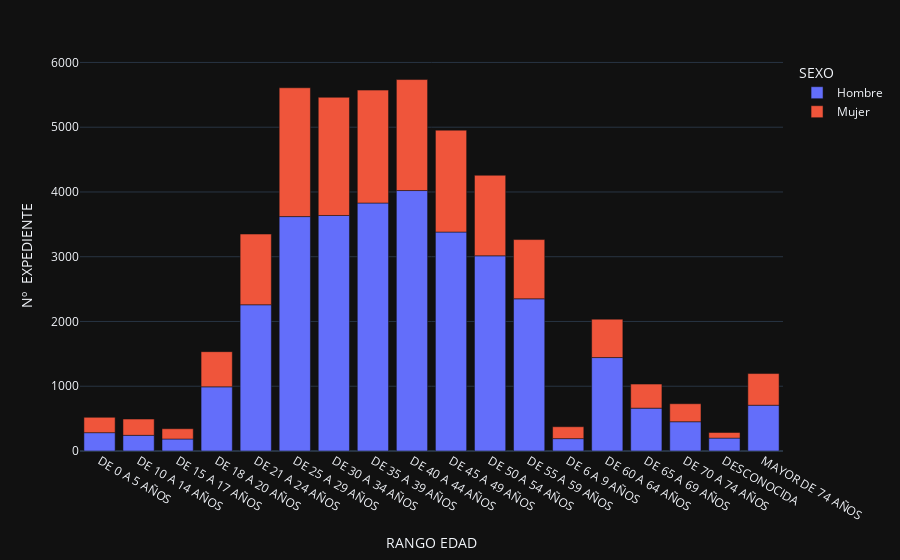

Source (notebook cell):
### Code cell
# hacemos un plotly por cada rango de edad y diferenciamos por sexo

px.bar(df_2019.groupby(['RANGO EDAD','SEXO']).count()['Nº  EXPEDIENTE'].reset_index(), x='RANGO EDAD', y='Nº  EXPEDIENTE', color='SEXO')

### Figure 1 — Plotly figure (JSON) as saved in the notebook; plotly's stock layout.template omitted (floating-point values rounded to 4 significant figures)
{"data": [{"alignmentgroup": "True", "hovertemplate": "SEXO=Hombre<br>RANGO EDAD=%{x}<br>Nº  EXPEDIENTE=%{y}<extra></extra>", "legendgroup": "Hombre", "marker": {"color": "#636efa", "pattern": {"shape": ""}}, "name": "Hombre", "offsetgroup": "Hombre", "orientation": "v", "showlegend": true, "textposition": "auto", "x": ["DE 0 A 5 AÑOS", "DE 10 A 14 AÑOS", "DE 15 A 17 AÑOS", "DE 18 A 20 AÑOS", "DE 21 A 24 AÑOS", "DE 25 A 29 AÑOS", "DE 30 A 34 AÑOS", "DE 35 A 39 AÑOS", "DE 40 A 44 AÑOS", "DE 45 A 49 AÑOS", "DE 50 A 54 AÑOS", "DE 55 A 59 AÑOS", "DE 6 A 9 AÑOS", "DE 60 A 64 AÑOS", "DE 65 A 69 AÑOS", "DE 70 A 74 AÑOS", "DESCONOCIDA", "MAYOR DE 74 AÑOS"], "xaxis": "x", "y": [283, 242, 185, 991, 2258, 3620, 3637, 3829, 4022, 3381, 3014, 2350, 191, 1443, 662, 452, 199, 707], "yaxis": "y", "type": "bar"}, {"alignmentgroup": "True", "hovertemplate": "SEXO=Mujer<br>RANGO EDAD=%{x}<br>Nº  EXPEDIENTE=%{y}<extra></extra>", "legendgroup": "Mujer", "marker": {"color": "#EF553B", "pattern": {"shape": ""}}, "name": "Mujer", "offsetgroup": "Mujer", "orientation": "v", "showlegend": true, "textposition": "auto", "x": ["DE 0 A 5 AÑOS", "DE 10 A 14 AÑOS", "DE 15 A 17 AÑOS", "DE 18 A 20 AÑOS", "DE 21 A 24 AÑOS", "DE 25 A 29 AÑOS", "DE 30 A 34 AÑOS", "DE 35 A 39 AÑOS", "DE 40 A 44 AÑOS", "DE 45 A 49 AÑOS", "DE 50 A 54 AÑOS", "DE 55 A 59 AÑOS", "DE 6 A 9 AÑOS", "DE 60 A 64 AÑOS", "DE 65 A 69 AÑOS", "DE 70 A 74 AÑOS", "DESCONOCIDA", "MAYOR DE 74 AÑOS"], "xaxis": "x", "y": [237, 251, 159, 543, 1092, 1989, 1825, 1744, 1714, 1574, 1244, 915, 184, 593, 372, 278, 87, 489], "yaxis": "y", "type": "bar"}], "layout": {"xaxis": {"anchor": "y", "domain": [0.0, 1.0], "title": {"text": "RANGO EDAD"}}, "yaxis": {"anchor": "x", "domain": [0.0, 1.0], "title": {"text": "Nº  EXPEDIENTE"}}, "legend": {"title": {"text": "SEXO"}, "tracegroupgap": 0}, "margin": {"t": 60}, "barmode": "relative"}}
